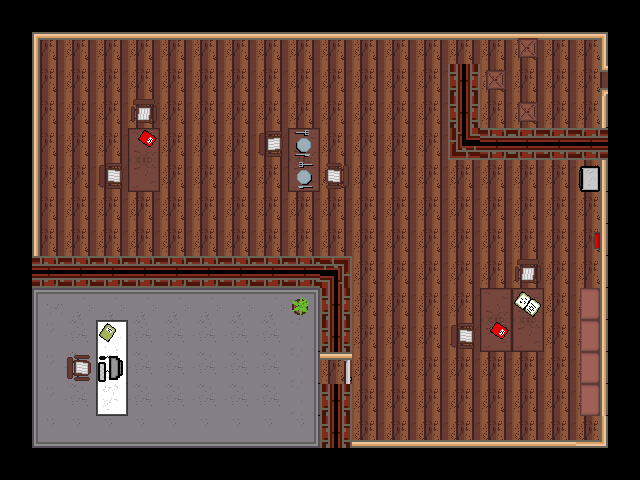

A 2D game scene composited from a Tiled map and its tileset images. What follows is a short description and the map's XML, with every tile layer's data as written:
An orthogonal 20x15 tile map with 32x32 px tiles, 3 tile layers (Tile Layer 1, Tile Layer 2, Tile Layer 3), 3 tilesets.

<map version="1.2" tiledversion="1.2.2" orientation="orthogonal" renderorder="right-down" width="20" height="15" tilewidth="32" tileheight="32" infinite="0" nextlayerid="4" nextobjectid="1">
 <tileset firstgid="1" source="outside.tsx" />
 <tileset firstgid="129" source="offict.tsx" />
 <tileset firstgid="257" source="kitchen.tsx" />
 <layer id="1" name="Tile Layer 1" width="20" height="15">
  <data encoding="csv">
81,81,81,81,81,81,81,81,81,81,81,81,81,81,81,81,81,81,81,81,
81,145,130,130,130,130,130,130,130,130,130,130,130,130,130,130,130,130,132,81,
81,179,146,146,146,146,146,146,146,146,146,146,146,146,147,146,146,146,245,81,
81,179,146,146,146,146,146,146,146,146,146,146,146,146,147,146,146,146,148,81,
81,179,146,146,146,146,146,146,146,146,146,146,146,146,161,1610612883,2684354707,2684354707,2684354707,81,
81,179,146,146,146,146,146,146,146,146,146,146,146,146,146,146,146,146,148,81,
81,179,146,146,146,146,146,146,146,146,146,146,146,146,146,146,146,146,148,81,
81,179,146,146,146,146,146,146,146,146,146,146,146,146,146,146,146,146,148,81,
81,1610612883,1610612883,1610612883,1610612883,1610612883,1610612883,1610612883,1610612883,1610612883,131,146,146,146,146,146,146,146,148,81,
81,17,2,2,2,2,2,2,2,4,147,146,146,146,146,146,146,146,148,81,
81,51,18,18,18,18,18,18,18,20,147,146,146,146,146,146,146,146,148,81,
81,51,18,18,18,18,18,18,18,20,166,146,146,146,146,146,146,146,148,81,
81,51,18,18,18,18,18,18,18,20,147,146,146,146,146,146,146,146,148,81,
81,49,50,50,50,50,50,50,50,36,147,178,178,178,178,178,178,178,164,81,
81,81,81,81,81,81,81,81,81,81,81,81,81,81,81,81,81,81,81,81
</data>
 </layer>
 <layer id="2" name="Tile Layer 2" width="20" height="15">
  <data encoding="csv">
0,0,0,0,0,0,0,0,0,0,0,0,0,0,0,0,0,0,0,0,
0,0,0,0,0,0,0,0,0,0,0,0,0,0,0,0,1073742006,0,0,0,
0,0,0,0,0,0,0,0,0,0,0,0,0,0,0,182,0,0,0,0,
0,0,0,0,2684354717,0,0,0,0,0,0,0,0,0,0,0,182,0,0,0,
0,0,0,0,195,0,0,0,1073741981,195,0,0,0,0,0,0,0,0,0,0,
0,0,0,157,1073742019,0,0,0,0,1073742019,3221225629,0,0,0,0,0,0,0,365,0,
0,0,0,0,0,0,0,0,0,0,0,0,0,0,0,0,0,0,0,0,
0,0,0,0,0,0,0,0,0,0,0,0,0,0,0,0,0,0,2684354802,0,
0,0,0,0,0,0,0,0,0,0,0,0,0,0,0,0,2684354717,0,0,0,
0,0,0,0,0,0,0,0,0,3221225613,0,0,0,0,0,195,195,0,0,0,
0,0,0,142,0,0,0,0,0,0,0,0,0,0,0,1073742019,1073742019,0,0,0,
0,0,157,158,0,0,0,0,0,0,0,0,0,0,0,0,0,0,0,0,
0,0,0,174,0,0,0,0,0,0,0,0,0,0,0,0,0,0,0,0,
0,0,0,0,0,0,0,0,0,0,0,0,0,0,0,0,0,0,0,0,
0,0,0,0,0,0,0,0,0,0,0,0,0,0,0,0,0,0,0,0
</data>
 </layer>
 <layer id="3" name="Tile Layer 3" width="20" height="15">
  <data encoding="csv">
0,0,0,0,0,0,0,0,0,0,0,0,0,0,0,0,0,0,0,0,
0,0,0,0,0,0,0,0,0,0,0,0,0,0,0,0,0,0,0,0,
0,0,0,0,0,0,0,0,0,0,0,0,0,0,0,0,0,0,0,0,
0,0,0,0,0,0,0,0,0,0,0,0,0,0,0,0,0,0,0,0,
0,0,0,0,2684354814,0,0,0,0,368,0,0,0,0,0,0,0,0,0,0,
0,0,0,0,0,0,0,0,0,2147484016,0,0,0,0,0,0,0,0,0,0,
0,0,0,0,0,0,0,0,0,0,0,0,0,0,0,0,0,0,0,0,
0,0,0,0,0,0,0,0,0,0,0,0,0,0,0,0,0,0,0,0,
0,0,0,0,0,0,0,0,0,0,0,0,0,0,0,0,0,0,0,0,
0,0,0,0,0,0,0,0,0,0,0,0,0,0,0,0,237,0,2147483904,0,
0,0,0,253,0,0,0,0,0,0,0,0,0,0,157,2684354814,0,0,2147483904,0,
0,0,0,2147483888,0,0,0,0,0,0,0,0,0,0,0,0,0,0,2147483904,0,
0,0,0,0,0,0,0,0,0,0,0,0,0,0,0,0,0,0,2147483904,0,
0,0,0,0,0,0,0,0,0,0,0,0,0,0,0,0,0,0,0,0,
0,0,0,0,0,0,0,0,0,0,0,0,0,0,0,0,0,0,0,0
</data>
 </layer>
</map>
